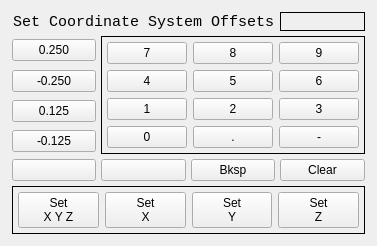
               <widget class="QWidget" name="tab_5">
                <attribute name="title">
                 <string>G5x</string>
                </attribute>
                <layout class="QGridLayout" name="gridLayout_7">
                 <item row="0" column="0">
                  <widget class="VCPWidget" name="g5xWidget">
                   <property name="layoutDirection">
                    <enum>Qt::LeftToRight</enum>
                   </property>
                   <property name="autoFillBackground">
                    <bool>true</bool>
                   </property>
                   <property name="styleSheet">
                    <string notr="true">font: 11pt &quot;Monospace&quot;;</string>
                   </property>
                   <property name="rules" stdset="0">
                    <string>[{&quot;channels&quot;: [{&quot;url&quot;: &quot;status:all_axes_homed&quot;, &quot;trigger&quot;: true}], &quot;property&quot;: &quot;Enable&quot;, &quot;expression&quot;: &quot;ch[0]&quot;, &quot;name&quot;: &quot;Homed&quot;}]</string>
                   </property>
                   <layout class="QGridLayout" name="gridLayout_22">
                    <property name="leftMargin">
                     <number>1</number>
                    </property>
                    <property name="topMargin">
                     <number>1</number>
                    </property>
                    <property name="rightMargin">
                     <number>1</number>
                    </property>
                    <property name="bottomMargin">
                     <number>1</number>
                    </property>
                    <property name="spacing">
                     <number>5</number>
                    </property>
                    <item row="7" column="0" colspan="4">
                     <widget class="QFrame" name="gridFrame">
                      <property name="frameShape">
                       <enum>QFrame::Box</enum>
                      </property>
                      <layout class="QGridLayout" name="gridLayout_11">
                       <property name="leftMargin">
                        <number>5</number>
                       </property>
                       <property name="topMargin">
                        <number>5</number>
                       </property>
                       <property name="rightMargin">
                        <number>5</number>
                       </property>
                       <property name="bottomMargin">
                        <number>5</number>
                       </property>
                       <item row="0" column="2">
                        <widget class="MDIButton" name="mdibutton_4">
                         <property name="text">
                          <string>Set
Y</string>
                         </property>
                         <property name="MDICommand" stdset="0">
                          <string>G10L20P0Y#&lt;cordOffsetLbl&gt;</string>
                         </property>
                        </widget>
                       </item>
                       <item row="0" column="0">
                        <widget class="MDIButton" name="mdibutton_9">
                         <property name="text">
                          <string>Set
X Y Z</string>
                         </property>
                         <property name="MDICommand" stdset="0">
                          <string>G10L20P0X#&lt;cordOffsetLbl&gt;Y#&lt;cordOffsetLbl&gt;Z#&lt;cordOffsetLbl&gt;</string>
                         </property>
                        </widget>
                       </item>
                       <item row="0" column="3">
                        <widget class="MDIButton" name="mdibutton_5">
                         <property name="text">
                          <string>Set
Z</string>
                         </property>
                         <property name="MDICommand" stdset="0">
                          <string>G10L20P0Z#&lt;cordOffsetLbl&gt;</string>
                         </property>
                        </widget>
                       </item>
                       <item row="0" column="1">
                        <widget class="MDIButton" name="mdibutton_3">
                         <property name="text">
                          <string>Set
X</string>
                         </property>
                         <property name="MDICommand" stdset="0">
                          <string>G10L20P0X#&lt;cordOffsetLbl&gt;</string>
                         </property>
                        </widget>
                       </item>
                      </layout>
                     </widget>
                    </item>
                    <item row="5" column="0">
                     <widget class="QPushButton" name="pushButton_41">
                      <property name="text">
                       <string>-0.125</string>
                      </property>
                     </widget>
                    </item>
                    <item row="0" column="0" colspan="3">
                     <widget class="QLabel" name="label_4">
                      <property name="font">
                       <font>
                        <family>Monospace</family>
                        <pointsize>11</pointsize>
                        <weight>50</weight>
                        <italic>false</italic>
                        <bold>false</bold>
                       </font>
                      </property>
                      <property name="text">
                       <string>Set Coordinate System Offsets</string>
                      </property>
                      <property name="alignment">
                       <set>Qt::AlignCenter</set>
                      </property>
                     </widget>
                    </item>
                    <item row="6" column="0">
                     <widget class="QPushButton" name="pushButton_88">
                      <property name="text">
                       <string/>
                      </property>
                     </widget>
                    </item>
                    <item row="6" column="3">
                     <widget class="QPushButton" name="coordClear">
                      <property name="text">
                       <string>Clear</string>
                      </property>
                     </widget>
                    </item>
                    <item row="2" column="1" rowspan="4" colspan="3">
                     <widget class="QFrame" name="gridFrame">
                      <property name="frameShape">
                       <enum>QFrame::Box</enum>
                      </property>
                      <layout class="QGridLayout" name="gridLayout_10">
                       <property name="leftMargin">
                        <number>5</number>
                       </property>
                       <property name="topMargin">
                        <number>5</number>
                       </property>
                       <property name="rightMargin">
                        <number>5</number>
                       </property>
                       <property name="bottomMargin">
                        <number>5</number>
                       </property>
                       <item row="3" column="1">
                        <widget class="QPushButton" name="pushButton_12">
                         <property name="text">
                          <string>.</string>
                         </property>
                         <attribute name="buttonGroup">
                          <string notr="true">coordOffsetGroup</string>
                         </attribute>
                        </widget>
                       </item>
                       <item row="0" column="1">
                        <widget class="QPushButton" name="pushButton_3">
                         <property name="text">
                          <string>8</string>
                         </property>
                         <attribute name="buttonGroup">
                          <string notr="true">coordOffsetGroup</string>
                         </attribute>
                        </widget>
                       </item>
                       <item row="3" column="0">
                        <widget class="QPushButton" name="pushButton_11">
                         <property name="text">
                          <string>0</string>
                         </property>
                         <attribute name="buttonGroup">
                          <string notr="true">coordOffsetGroup</string>
                         </attribute>
                        </widget>
                       </item>
                       <item row="1" column="2">
                        <widget class="QPushButton" name="pushButton_7">
                         <property name="text">
                          <string>6</string>
                         </property>
                         <attribute name="buttonGroup">
                          <string notr="true">coordOffsetGroup</string>
                         </attribute>
                        </widget>
                       </item>
                       <item row="2" column="2">
                        <widget class="QPushButton" name="pushButton_10">
                         <property name="text">
                          <string>3</string>
                         </property>
                         <attribute name="buttonGroup">
                          <string notr="true">coordOffsetGroup</string>
                         </attribute>
                        </widget>
                       </item>
                       <item row="3" column="2">
                        <widget class="QPushButton" name="pushButton_13">
                         <property name="text">
                          <string>-</string>
                         </property>
                         <attribute name="buttonGroup">
                          <string notr="true">coordOffsetGroup</string>
                         </attribute>
                        </widget>
                       </item>
                       <item row="1" column="1">
                        <widget class="QPushButton" name="pushButton_6">
                         <property name="text">
                          <string>5</string>
                         </property>
                         <attribute name="buttonGroup">
                          <string notr="true">coordOffsetGroup</string>
                         </attribute>
                        </widget>
                       </item>
                       <item row="2" column="1">
                        <widget class="QPushButton" name="pushButton_9">
                         <property name="text">
                          <string>2</string>
                         </property>
                         <attribute name="buttonGroup">
                          <string notr="true">coordOffsetGroup</string>
                         </attribute>
                        </widget>
                       </item>
                       <item row="2" column="0">
                        <widget class="QPushButton" name="pushButton_8">
                         <property name="text">
                          <string>1</string>
                         </property>
                         <attribute name="buttonGroup">
                          <string notr="true">coordOffsetGroup</string>
                         </attribute>
                        </widget>
                       </item>
                       <item row="0" column="2">
                        <widget class="QPushButton" name="pushButton_4">
                         <property name="text">
                          <string>9</string>
                         </property>
                         <attribute name="buttonGroup">
                          <string notr="true">coordOffsetGroup</string>
                         </attribute>
                        </widget>
                       </item>
                       <item row="0" column="0">
                        <widget class="QPushButton" name="pushButton_2">
                         <property name="text">
                          <string>7</string>
                         </property>
                         <attribute name="buttonGroup">
                          <string notr="true">coordOffsetGroup</string>
                         </attribute>
                        </widget>
                       </item>
                       <item row="1" column="0">
                        <widget class="QPushButton" name="pushButton_5">
                         <property name="text">
                          <string>4</string>
                         </property>
                         <attribute name="buttonGroup">
                          <string notr="true">coordOffsetGroup</string>
                         </attribute>
                        </widget>
                       </item>
                      </layout>
                     </widget>
                    </item>
                    <item row="6" column="2">
                     <widget class="QPushButton" name="pushButton_91">
                      <property name="text">
                       <string>Bksp</string>
                      </property>
                     </widget>
                    </item>
                    <item row="3" column="0">
                     <widget class="QPushButton" name="pushButton_15">
                      <property name="text">
                       <string>-0.250</string>
                      </property>
                      <attribute name="buttonGroup">
                       <string notr="true">coordOffsetGroup</string>
                      </attribute>
                     </widget>
                    </item>
                    <item row="0" column="3">
                     <widget class="QLabel" name="cordOffsetLbl">
                      <property name="font">
                       <font>
                        <family>Monospace</family>
                        <pointsize>11</pointsize>
                        <weight>50</weight>
                        <italic>false</italic>
                        <bold>false</bold>
                       </font>
                      </property>
                      <property name="frameShape">
                       <enum>QFrame::Box</enum>
                      </property>
                      <property name="text">
                       <string/>
                      </property>
                      <property name="alignment">
                       <set>Qt::AlignRight|Qt::AlignTrailing|Qt::AlignVCenter</set>
                      </property>
                     </widget>
                    </item>
                    <item row="6" column="1">
                     <widget class="QPushButton" name="pushButton_90">
                      <property name="text">
                       <string/>
                      </property>
                     </widget>
                    </item>
                    <item row="2" column="0">
                     <widget class="QPushButton" name="pushButton_14">
                      <property name="text">
                       <string>0.250</string>
                      </property>
                      <attribute name="buttonGroup">
                       <string notr="true">coordOffsetGroup</string>
                      </attribute>
                     </widget>
                    </item>
                    <item row="4" column="0">
                     <widget class="QPushButton" name="pushButton">
                      <property name="text">
                       <string>0.125</string>
                      </property>
                      <attribute name="buttonGroup">
                       <string notr="true">coordOffsetGroup</string>
                      </attribute>
                     </widget>
                    </item>
                   </layout>
                  </widget>
                 </item>
                </layout>
               </widget>
